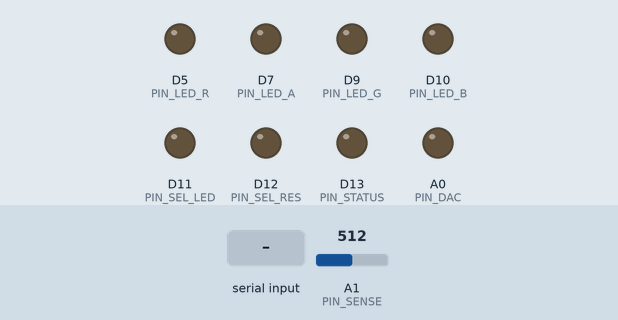
Recording of a sketch running on a simulated Arduino Zero (SAMD21). Shown: output pins drawn as LEDs (lit = HIGH). The test bench sets the inputs (shaded band); at power-on: A1 (PIN_SENSE) = 512 (analog values on the 0–1023 scale). What the sketch prints to the serial monitor is not drawn.

Above: at 1.2 s.
1.3 s: "MEAS\n" received over Serial
2.8 s: "ID\n" received over Serial
4.3 s: "LED\n" received over Serial
Timing chart, 0 to 7.3 s (numbered marks = the images above; inputs shaded):
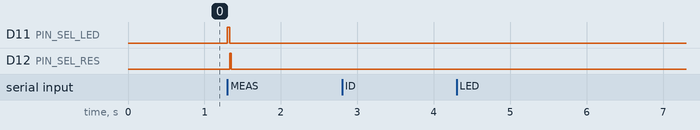

Measured:
- after the input at 1.3 s, D11 (PIN_SEL_LED), D12 (PIN_SEL_RES): LOW → HIGH at once, → LOW 0.03 s later
- after the input at 2.8 s, every drawn part: stays the same
- after the input at 4.3 s, every drawn part: stays the same

The sketch:

led_iv_lab.ino
```cpp
// (licence header left out)
#define FW_VERSION "1.0.0"
#define FW_NAME    "arduino"

// ---------------------------------------------------------------- pins
const int PIN_DAC     = A0;
const int PIN_SENSE   = A1;
const int PIN_LED_R   = 5;
const int PIN_LED_A   = 7;
const int PIN_LED_G   = 9;
const int PIN_LED_B   = 10;
const int PIN_SEL_LED = 11;   // A1 ← V across LED
const int PIN_SEL_RES = 12;   // A1 ← V across sense resistor
const int PIN_STATUS  = 13;   // onboard red LED

// ---------------------------------------------------------------- analog
// SAMD51 DAC and ADC are both referenced to 3.3 V here. If a meter shows
// the DAC full-scale is a little off, correct DAC_FULL_SCALE_V.
const float DAC_FULL_SCALE_V = 3.300f;
const float ADC_FULL_SCALE_V = 3.300f;
const int   DAC_BITS = 12;            // 0..4095
const int   ADC_BITS = 12;            // 0..4095
const int   ADC_OVERSAMPLE = 16;
const unsigned long SETTLE_MS = 25;   // from the spec: "Count 25 ms"

// ---------------------------------------------------------------- state
float  senseOhms   = 100.0f;          // placeholder; set with "R <ohms>"
float  dacVolts    = 0.0f;
char   ledSel      = 'X';             // 'R','A','G','B' or 'X' (off)
bool   streaming   = false;
bool   hostWasConnected = false;

// CheckVoltage state machine
enum MeasPhase { IDLE, SETTLE_LED, SETTLE_RES };
MeasPhase     phase = IDLE;
unsigned long phaseStart = 0;
float         vLed = 0.0f, vRes = 0.0f;
bool          oneShot = false;        // true when a MEAS (not stream) is pending

// serial line buffer
char   lineBuf[64];
size_t lineLen = 0;

// ---------------------------------------------------------------- helpers
void setDac(float volts) {
  if (volts < 0.0f) volts = 0.0f;
  if (volts > DAC_FULL_SCALE_V) volts = DAC_FULL_SCALE_V;
  int code = (int)(volts / DAC_FULL_SCALE_V * ((1 << DAC_BITS) - 1) + 0.5f);
  analogWrite(PIN_DAC, code);
  dacVolts = (float)code * DAC_FULL_SCALE_V / ((1 << DAC_BITS) - 1);
}

float readSense() {
  long acc = 0;
  for (int i = 0; i < ADC_OVERSAMPLE; i++) acc += analogRead(PIN_SENSE);
  float code = (float)acc / ADC_OVERSAMPLE;
  return code * ADC_FULL_SCALE_V / ((1 << ADC_BITS) - 1);
}

void allLedSwitchesOff() {
  digitalWrite(PIN_LED_R, LOW);
  digitalWrite(PIN_LED_A, LOW);
  digitalWrite(PIN_LED_G, LOW);
  digitalWrite(PIN_LED_B, LOW);
}

// The sequence from the spec: everything off, DAC to 0, then the one switch on.
void selectLed(char which) {
  allLedSwitchesOff();
  setDac(0.0f);
  switch (which) {
    case 'R': digitalWrite(PIN_LED_R, HIGH); break;
    case 'A': digitalWrite(PIN_LED_A, HIGH); break;
    case 'G': digitalWrite(PIN_LED_G, HIGH); break;
    case 'B': digitalWrite(PIN_LED_B, HIGH); break;
    default:  which = 'X'; break;
  }
  ledSel = which;
}

const char* ledName(char c) {
  switch (c) { case 'R': return "R"; case 'A': return "A";
               case 'G': return "G"; case 'B': return "B"; default: return "OFF"; }
}

void emitMeasurement() {
  float amps = (senseOhms > 0.0f) ? vRes / senseOhms : 0.0f;
  Serial.print("M ");
  Serial.print(vLed, 3);  Serial.print(' ');
  Serial.print(amps, 6);  Serial.print(' ');
  Serial.print(vRes, 3);  Serial.print(' ');
  Serial.print(dacVolts, 3); Serial.print(' ');
  Serial.println(ledName(ledSel));
}

void startMeasurement() {
  digitalWrite(PIN_SEL_RES, LOW);
  digitalWrite(PIN_SEL_LED, HIGH);
  phase = SETTLE_LED;
  phaseStart = millis();
}

// Non-blocking CheckVoltage. Call every loop().
void serviceMeasurement() {
  unsigned long now = millis();
  switch (phase) {
    case IDLE:
      if (streaming || oneShot) startMeasurement();
      break;
    case SETTLE_LED:
      if (now - phaseStart >= SETTLE_MS) {
        vLed = readSense();
        digitalWrite(PIN_SEL_LED, LOW);
        digitalWrite(PIN_SEL_RES, HIGH);
        phase = SETTLE_RES;
        phaseStart = now;
      }
      break;
    case SETTLE_RES:
      if (now - phaseStart >= SETTLE_MS) {
        vRes = readSense();
        digitalWrite(PIN_SEL_RES, LOW);
        emitMeasurement();
        oneShot = false;
        phase = IDLE;
      }
      break;
  }
}

// ---------------------------------------------------------------- commands
void printHelp() {
  Serial.println("LED I-V Lab  (" FW_NAME " " FW_VERSION ")");
  Serial.println("  ID            identify");
  Serial.println("  LED R|A|G|B   select LED (resets drive to 0 V)");
  Serial.println("  LED OFF       all LEDs off, drive 0 V");
  Serial.println("  SET <volts>   drive voltage 0..3.3");
  Serial.println("  MEAS          one measurement -> M <v_led> <i_A> <v_res> <dac_V> <led>");
  Serial.println("  STREAM 1|0    continuous measurements on/off");
  Serial.println("  R [<ohms>]    get/set sense resistor");
  Serial.println("  STATE         report state");
  Serial.println("OK HELP");
}

void handleLine(char* line) {
  // uppercase in place, split on first space
  for (char* p = line; *p; ++p) *p = toupper((unsigned char)*p);
  char* arg = strchr(line, ' ');
  if (arg) { *arg = '\0'; ++arg; while (*arg == ' ') ++arg; }

  if (!strcmp(line, "ID")) {
    Serial.println("ID LEDLAB " FW_VERSION " " FW_NAME " ItsyBitsyM4");
  }
  else if (!strcmp(line, "LED")) {
    if (!arg) { Serial.println("ERR LED needs R|A|G|B|OFF"); return; }
    if (!strcmp(arg, "OFF")) { selectLed('X'); Serial.println("OK LED OFF"); return; }
    if (strlen(arg) == 1 && strchr("RAGB", arg[0])) {
      selectLed(arg[0]);
      Serial.print("OK LED "); Serial.println(arg[0]);
    } else Serial.println("ERR LED needs R|A|G|B|OFF");
  }
  else if (!strcmp(line, "SET")) {
    if (!arg) { Serial.println("ERR SET needs volts"); return; }
    setDac(atof(arg));
    Serial.print("OK SET "); Serial.println(dacVolts, 3);
  }
  else if (!strcmp(line, "MEAS")) {
    oneShot = true;   // reply is the M line itself
  }
  else if (!strcmp(line, "STREAM")) {
    if (!arg) { Serial.println("ERR STREAM needs 1|0"); return; }
    streaming = (arg[0] == '1');
    Serial.print("OK STREAM "); Serial.println(streaming ? 1 : 0);
  }
  else if (!strcmp(line, "R")) {
    if (arg) {
      float r = atof(arg);
      if (r <= 0.0f) { Serial.println("ERR R must be > 0"); return; }
      senseOhms = r;
    }
    Serial.print("OK R "); Serial.println(senseOhms, 3);
  }
  else if (!strcmp(line, "STATE")) {
    Serial.print("S "); Serial.print(ledName(ledSel)); Serial.print(' ');
    Serial.print(dacVolts, 3); Serial.print(' ');
    Serial.print(senseOhms, 3); Serial.print(' ');
    Serial.println(streaming ? 1 : 0);
  }
  else if (!strcmp(line, "HELP") || !strcmp(line, "?")) {
    printHelp();
  }
  else if (line[0] == '\0') {
    // blank line: ignore
  }
  else {
    Serial.print("ERR unknown command "); Serial.println(line);
  }
}

void serviceSerial() {
  while (Serial.available()) {
    char c = (char)Serial.read();
    if (c == '\n' || c == '\r') {
      if (lineLen > 0) { lineBuf[lineLen] = '\0'; handleLine(lineBuf); lineLen = 0; }
    } else if (lineLen < sizeof(lineBuf) - 1) {
      lineBuf[lineLen++] = c;
    } else {
      lineLen = 0;  // overflow: drop the line
      Serial.println("ERR line too long");
    }
  }
}

// If the host goes away (DTR drops) while an LED is driven, shut it down.
void serviceHostLink() {
  bool connected = (bool)Serial;
  if (hostWasConnected && !connected) {
    streaming = false;
    selectLed('X');
  }
  hostWasConnected = connected;
}

void serviceStatusLed() {
  static unsigned long last = 0;
  static bool on = false;
  unsigned long now = millis();
  if (streaming) {
    if (now - last >= 500) { on = !on; digitalWrite(PIN_STATUS, on); last = now; }
  } else if (on) {
    on = false; digitalWrite(PIN_STATUS, LOW);
  }
}

// ---------------------------------------------------------------- arduino
void setup() {
  pinMode(PIN_LED_R, OUTPUT);  pinMode(PIN_LED_A, OUTPUT);
  pinMode(PIN_LED_G, OUTPUT);  pinMode(PIN_LED_B, OUTPUT);
  pinMode(PIN_SEL_LED, OUTPUT); pinMode(PIN_SEL_RES, OUTPUT);
  pinMode(PIN_STATUS, OUTPUT);
  allLedSwitchesOff();
  digitalWrite(PIN_SEL_LED, LOW);
  digitalWrite(PIN_SEL_RES, LOW);

  analogWriteResolution(DAC_BITS);
  analogReadResolution(ADC_BITS);
  analogReference(AR_DEFAULT);          // 3.3 V
  setDac(0.0f);

  Serial.begin(115200);                 // native USB: baud is ignored
  // Deliberately not waiting for Serial — the board must be safe with no host.
}

void loop() {
  serviceHostLink();
  serviceSerial();
  serviceMeasurement();
  serviceStatusLed();
}
```
